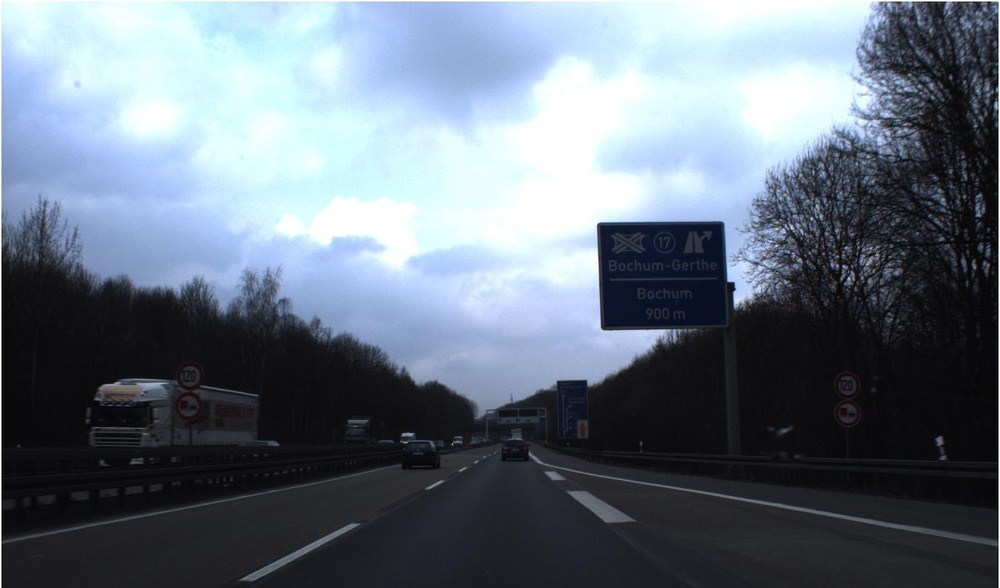
#> input picture Utility Snippets/Dealing with brightness and Weather/00377.jpeg, 1000 x 588 px, shrunk from 1360 x 800 before the run
$ python histogram.py
#> lines starting #> are read from the running program, lines starting #| are printed output that depends on the picture
import cv2
import numpy as np
from matplotlib import pyplot as plt

img = cv2.imread('00377.jpeg',0)
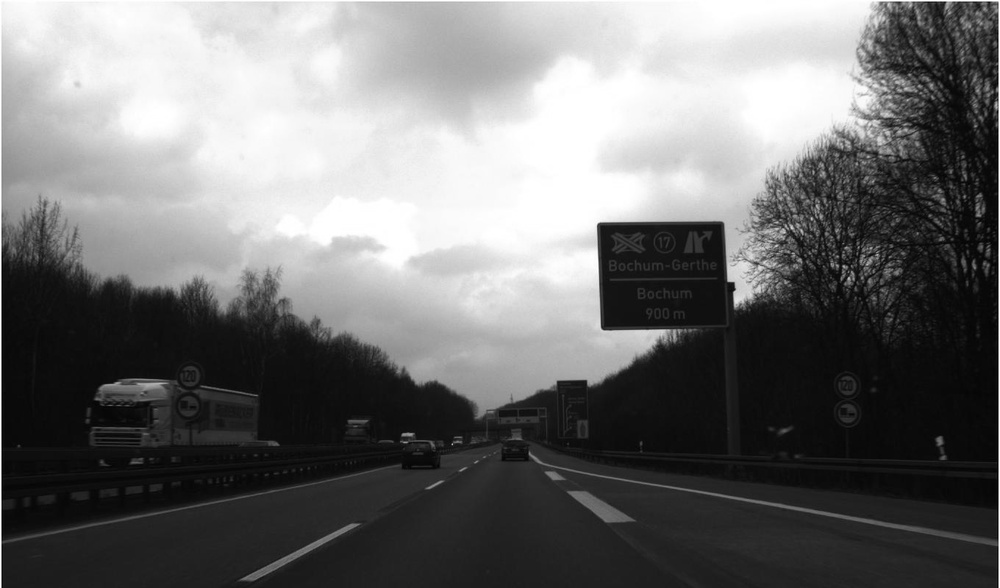
#> img: shape (588, 1000); min 0, max 255, mean 112.2
equ = cv2.equalizeHist(img)
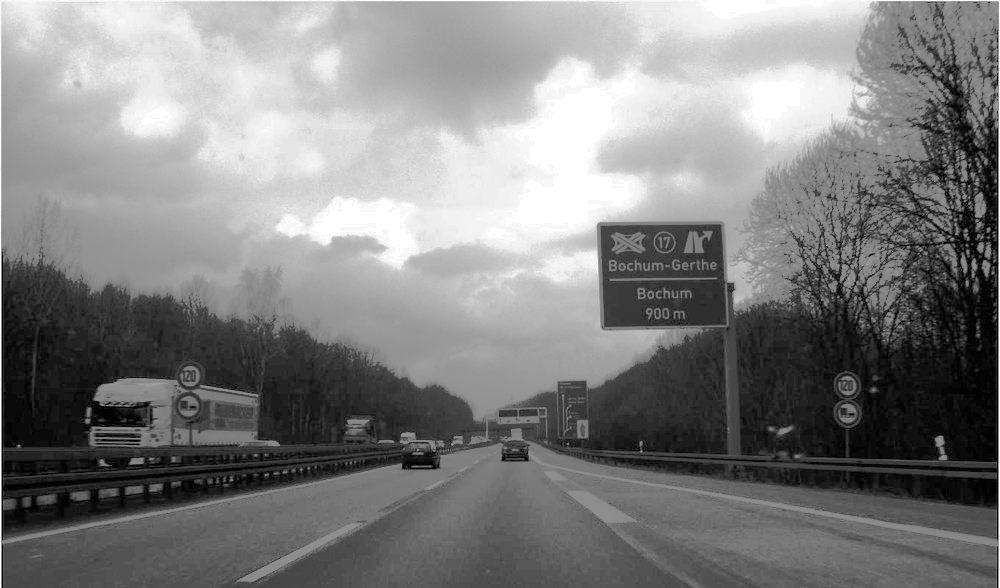
#> equ: shape (588, 1000); min 0, max 255, mean 128.7
cv2.imwrite('res.jpeg',equ)
